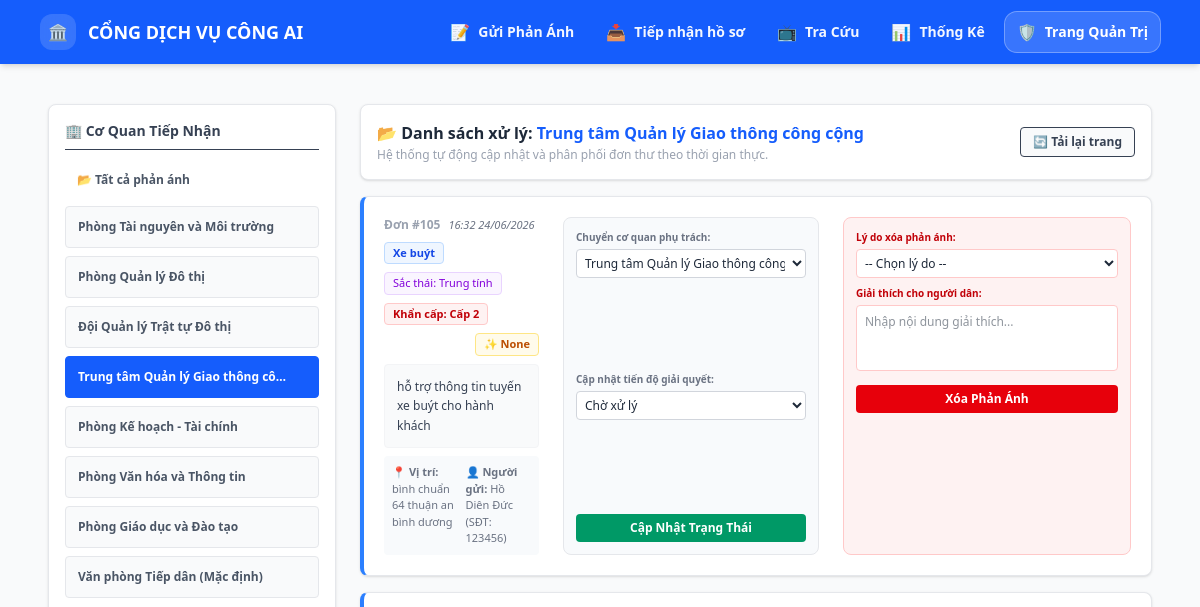
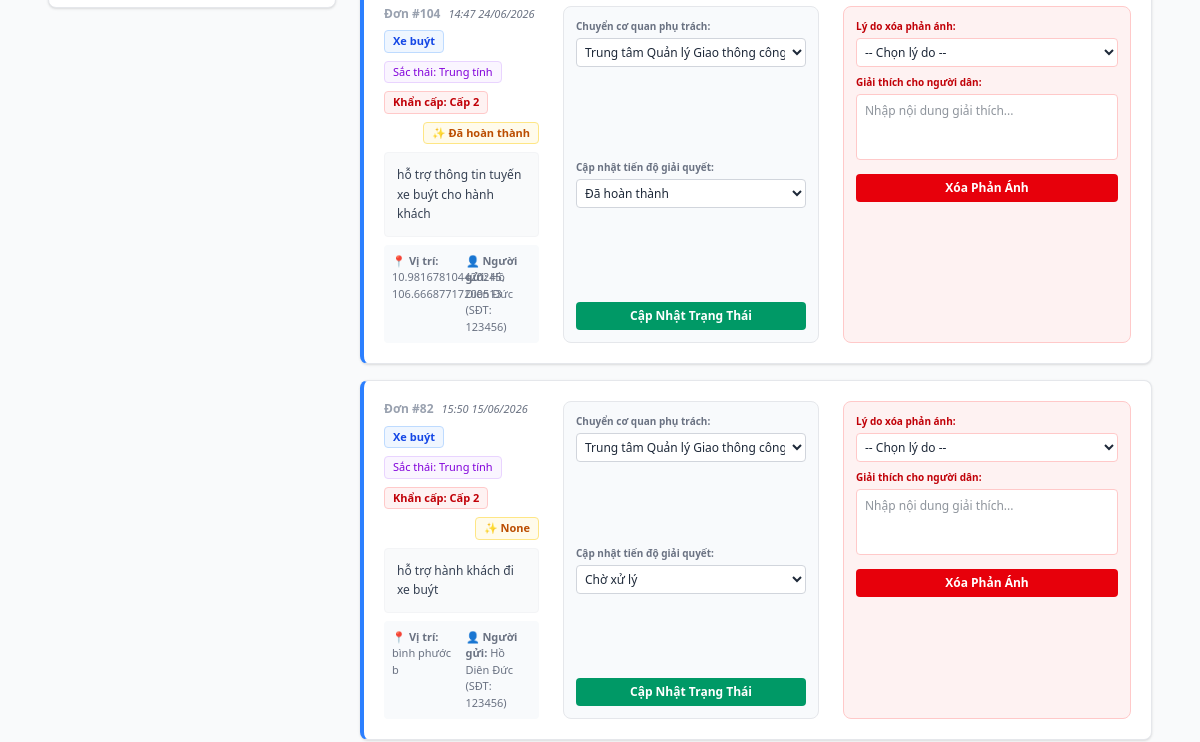
Before: /admin?phong_id=4 (upper part) with the older database file (2 pictures, top to bottom).
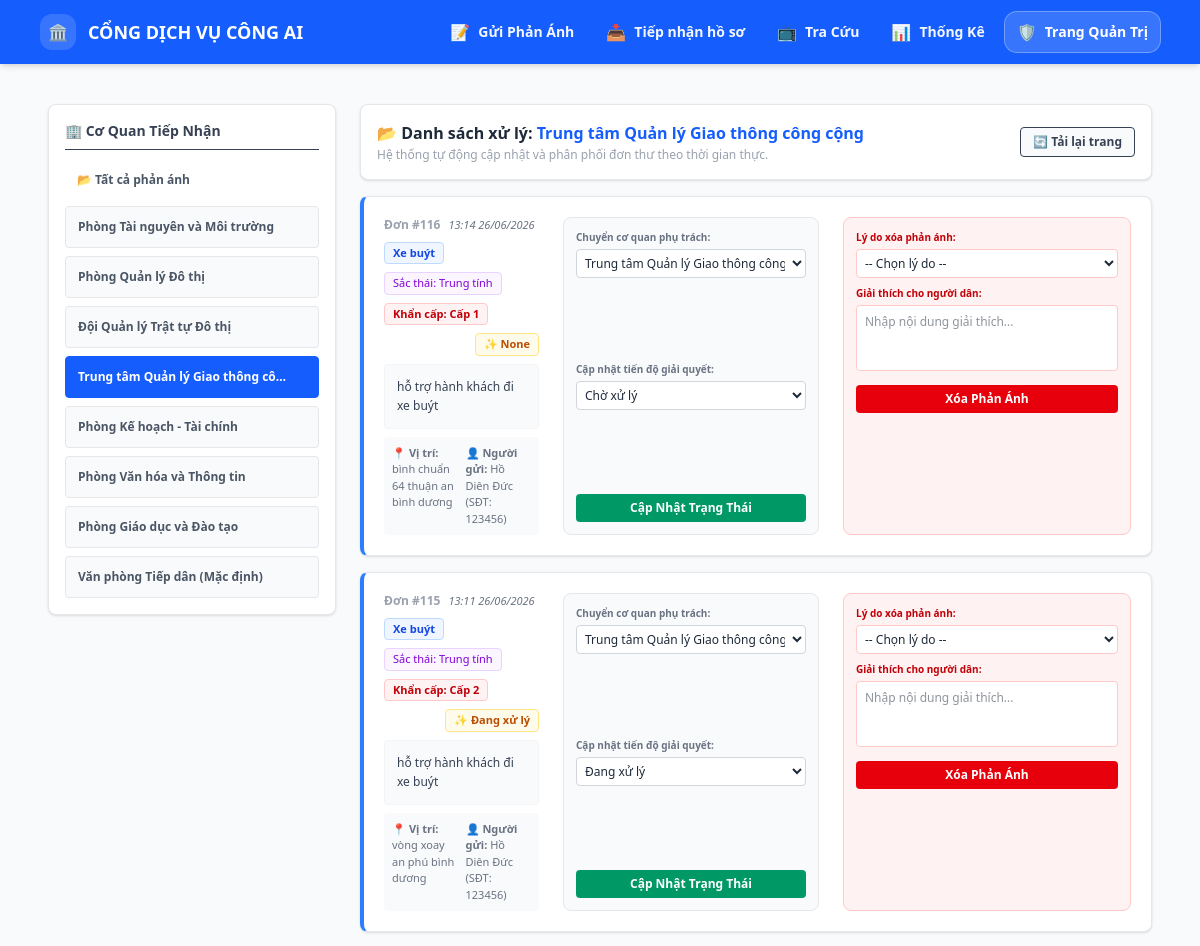
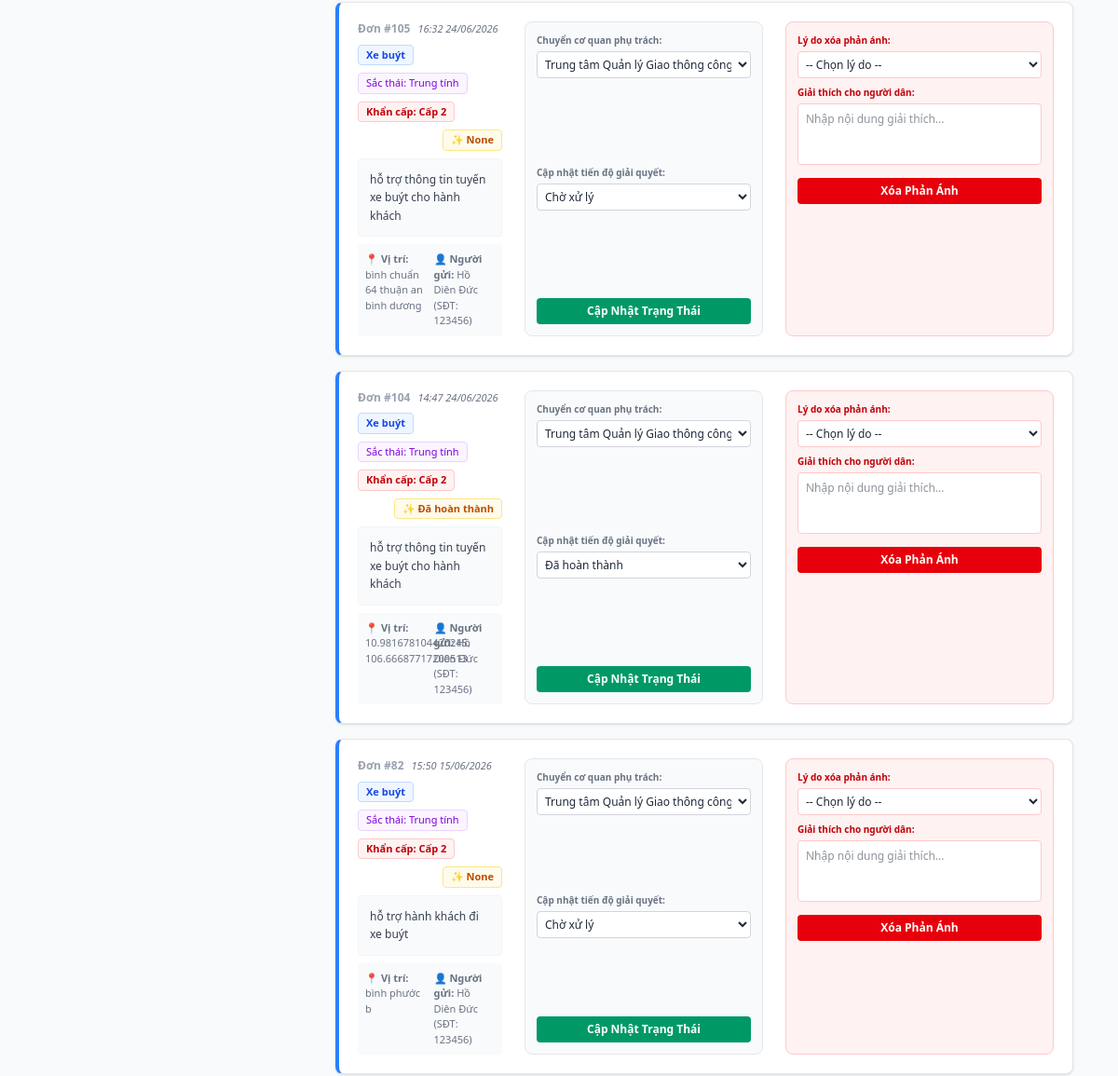
After: the same page with the newer database file (2 pictures, top to bottom).
### tables this page shows
CREATE TABLE config_phong_ban (
                        id INTEGER PRIMARY KEY AUTOINCREMENT,
                        ten_phong TEXT,
                        linh_vuc_phu_trach TEXT UNIQUE);

CREATE TABLE phan_anh (
                        id INTEGER PRIMARY KEY AUTOINCREMENT,
                        noi_dung TEXT,
                        file_dinh_kem TEXT,
                        dia_chi TEXT,
                        ten_nguoi_gui TEXT,
                        sdt TEXT,
                        linh_vuc TEXT,
                        tu_khoa TEXT,
                        sac_thai TEXT,
                        do_khan_cap INTEGER,
                        phong_ban_id INTEGER,
                        trang_thai TEXT,
                        ngay_gui TEXT,
                        trang_thai_duyet TEXT DEFAULT 'Cho_tiep_nhan', ly_do_xoa TEXT, giai_thich_xoa TEXT, ngay_xoa TEXT, lat REAL, lng REAL);

### app.py (the view, shortened to what this page needs)
@app.route('/admin', methods=['GET', 'POST'])
def page_admin():
    conn = sqlite3.connect(DB_FILE)
    cursor = conn.cursor()
    message = None
    msg_type = None  # 'success' | 'error'
    allowed_trang_thai = {'Chờ xử lý', 'Đang xử lý', 'Đã hoàn thành', 'Chuyển cấp', 'Trả về'}
    allowed_ly_do_xoa = {'Phản ánh bị trùng', 'Không thuộc phạm vi giải quyết'}
    selected_phong_id = request.args.get('phong_id', type=int)
    sql_query = """
        SELECT pa.id, pa.noi_dung, pa.file_dinh_kem, pa.dia_chi, pa.ten_nguoi_gui,
               pa.sdt, pa.linh_vuc, pa.sac_thai, pa.do_khan_cap, pa.trang_thai,
               pa.phong_ban_id, pa.ngay_gui
        FROM phan_anh pa
        LEFT JOIN config_phong_ban pb ON pa.phong_ban_id = pb.id
        WHERE pa.trang_thai_duyet NOT IN ('Cho_tiep_nhan', 'Da_xoa')
    """
    if selected_phong_id:
        cursor.execute(sql_query + " AND phong_ban_id = ? ORDER BY pa.id DESC", (selected_phong_id,))
    else:
        cursor.execute(sql_query + " ORDER BY pa.id DESC")
    list_phan_anh = cursor.fetchall()
    cursor.execute("SELECT id, ten_phong FROM config_phong_ban")
    list_phong_ban = cursor.fetchall()
    conn.close()
    return render_template('admin.html', list_phan_anh=list_phan_anh, list_phong_ban=list_phong_ban, selected_phong_id=selected_phong_id, message=message, msg_type=msg_type)

### templates/admin.html (shortened to what the changed rows need)
{% extends "layout.html" %}
{% block content %}
<div class="flex flex-col lg:flex-row gap-6 mt-4">
    <div class="w-full lg:w-72 shrink-0 bg-white p-4 rounded-lg border border-gray-200 shadow-sm h-fit">
        <div class="space-y-2">
            {% for pb_id, pb_ten in list_phong_ban %}
            <a href="{{ url_for('page_admin', phong_id=pb_id) }}"
               id="nav-phong-{{ pb_id }}"
               onclick="clearBadge('{{ pb_id }}')"
               class="relative block px-3 py-3 rounded text-xs font-semibold transition flex justify-between items-center border {% if selected_phong_id == pb_id %} bg-blue-600 text-white border-blue-600 {% else %} text-gray-600 bg-gray-50 hover:bg-gray-100 border-gray-200 {% endif %}">
                <span class="truncate pr-4">{{ pb_ten }}</span>
            </a>
            {% endfor %}
        </div>
    </div>
    <div class="flex-1 space-y-4">
        <div class="bg-white p-4 border border-gray-200 rounded-lg shadow-sm flex justify-between items-center">
            <div>
                <h2 class="text-base font-bold text-gray-800">
                    📂 {% if selected_phong_id %}Danh sách xử lý: <span class="text-blue-600">{% for p_id, p_ten in list_phong_ban %}{% if p_id == selected_phong_id %}{{ p_ten }}{% endif %}{% endfor %}</span>{% else %}Tổng hợp tất cả phản ánh toàn hệ thống{% endif %}
                </h2>
            </div>
        </div>
        <div id="danh-sach-don-thu" class="space-y-4">
            {% for id, noi_dung, file_dinh_kem, dia_chi, ten_nguoi_gui, sdt, linh_vuc, sac_thai, do_khan_cap, trang_thai, phong_ban_id,ngay_gui in list_phan_anh %}
            <div class="bg-white border border-gray-200 rounded-lg p-5 shadow-sm flex flex-col md:flex-row justify-between gap-6 border-l-4
            {% if do_khan_cap is not none and do_khan_cap >= 4 %}
        border-l-red-500
    {% elif do_khan_cap is not none and do_khan_cap == 3 %}
        border-l-amber-500
    {% else %}
        border-l-blue-500
    {% endif %}">
                <div class="flex-1 space-y-2">
                    <div class="flex flex-wrap items-center gap-2 text-[11px]">
                        <span class="font-bold text-gray-400 text-xs">Đơn #{{ id }}</span>
                        <span class="text-gray-500 italic"> {{ ngay_gui }}</span>
                        <span class="bg-blue-50 text-blue-700 px-2 py-0.5 rounded font-bold border border-blue-200">{{ linh_vuc }}</span>
                        <span class="bg-purple-50 text-purple-700 px-2 py-0.5 rounded border border-purple-200">Sắc thái: {{ sac_thai }}</span>
                        <span class="bg-red-50 text-red-700 px-2 py-0.5 rounded font-bold border border-red-200">Khẩn cấp: Cấp {{ do_khan_cap }}</span>
                        <span class="bg-amber-50 text-amber-700 px-2 py-0.5 rounded font-bold border border-amber-200 ml-auto">✨ {{ trang_thai }}</span>
                    </div>
                    <p class="text-gray-700 text-xs bg-gray-50 p-3 rounded font-medium border border-gray-100 leading-relaxed">{{ noi_dung }}</p>
                    <div class="text-[11px] text-gray-500 grid grid-cols-1 sm:grid-cols-2 gap-2 bg-slate-50 p-2 rounded">
                        <p>📍 <strong>Vị trí:</strong> {{ dia_chi }}</p>
                        <p>👤 <strong>Người gửi:</strong> {{ ten_nguoi_gui }} (SĐT: {{ sdt }})</p>
                    </div>
                </div>
                <form method="POST" class="w-full md:w-64 bg-slate-50 p-3 rounded-lg border border-gray-200 flex flex-col justify-between gap-2 shrink-0">
                    <div>
                        <label class="block text-[10px] font-bold text-gray-500 mb-1">Chuyển cơ quan phụ trách:</label>
                        <select name="phong_ban_id" class="w-full bg-white border border-gray-300 p-1 rounded text-xs outline-none">
                            {% for p_id, p_ten in list_phong_ban %}
                            <option value="{{ p_id }}" {% if p_id == phong_ban_id %} selected {% endif %}>{{ p_ten }}</option>
                            {% endfor %}
                        </select>
                    </div>
                    <div>
                        <label class="block text-[10px] font-bold text-gray-500 mb-1">Cập nhật tiến độ giải quyết:</label>
                        <select name="trang_thai" class="w-full bg-white border border-gray-300 p-1 rounded text-xs outline-none">
                            <option value="Chờ xử lý" {% if trang_thai == 'Chờ xử lý' %} selected {% endif %}>Chờ xử lý</option>
                            <option value="Đang xử lý" {% if trang_thai == 'Đang xử lý' %} selected {% endif %}>Đang xử lý</option>
                            <option value="Đã hoàn thành" {% if trang_thai == 'Đã hoàn thành' %} selected {% endif %}>Đã hoàn thành</option>
                        </select>
                    </div>
                    <button type="submit" class="w-full bg-emerald-600 text-white text-xs py-1.5 rounded font-bold hover:bg-emerald-700 transition">Cập Nhật Trạng Thái</button>
                </form>
                <form method="POST" class="w-full md:w-72 bg-red-50 p-3 rounded-lg border border-red-200 flex flex-col gap-2 shrink-0"
                      onsubmit="return confirm('Xóa phản ánh này khỏi danh sách xử lý? Lý do sẽ được hiển thị cho người dân.');">
                    <div>
                        <label class="block text-[10px] font-bold text-red-700 mb-1">Lý do xóa phản ánh:</label>
                        <select name="ly_do_xoa" class="w-full bg-white border border-red-200 p-1 rounded text-xs outline-none" required>
                            <option value="">-- Chọn lý do --</option>
                        </select>
                    </div>
                    <div>
                        <label class="block text-[10px] font-bold text-red-700 mb-1">Giải thích cho người dân:</label>
                        <textarea name="giai_thich_xoa" rows="3" class="w-full bg-white border border-red-200 p-2 rounded text-xs outline-none resize-none" placeholder="Nhập nội dung giải thích..." required></textarea>
                    </div>
                    <button type="submit" class="w-full bg-red-600 text-white text-xs py-1.5 rounded font-bold hover:bg-red-700 transition">Xóa Phản Ánh</button>
                </form>
            </div>
            {% endfor %}
        </div>
    </div>
</div>
{% endblock %}

Changed rows visible on the page:
added phan_anh: id "116", ngay_gui "13:14 26/06/2026", linh_vuc "Xe buýt", sac_thai "Trung tính", do_khan_cap "1", trang_thai "None", noi_dung "hỗ trợ hành khách đi xe buýt", dia_chi "bình chuẩn 64 thuận an bình dương", ten_nguoi_gui "Hồ Diên Đức", sdt "123456", phong_ban_id "Trung tâm Quản lý Giao thông công cộng"
added phan_anh: id "115", ngay_gui "13:11 26/06/2026", linh_vuc "Xe buýt", sac_thai "Trung tính", do_khan_cap "2", trang_thai "Đang xử lý", noi_dung "hỗ trợ hành khách đi xe buýt", dia_chi "vòng xoay an phú bình dương", ten_nguoi_gui "Hồ Diên Đức", sdt "123456", phong_ban_id "Trung tâm Quản lý Giao thông công cộng"
